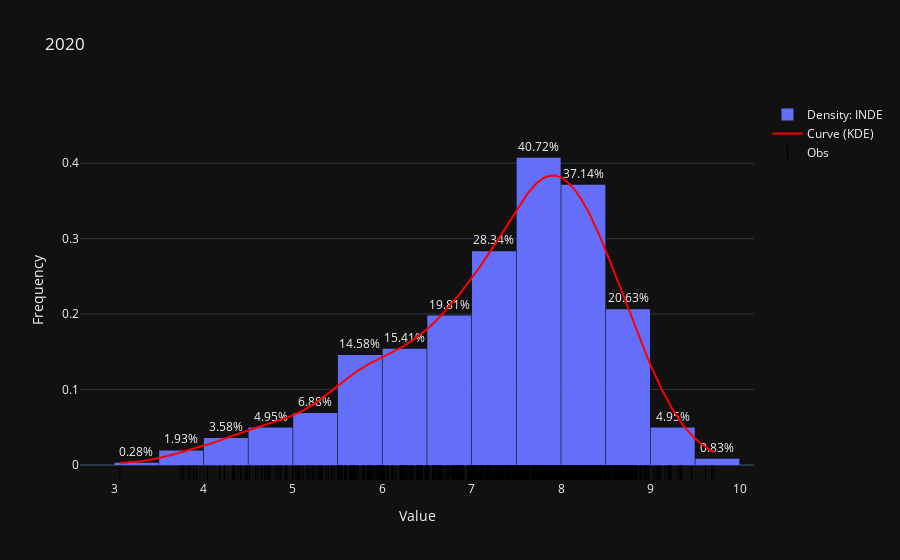

Write notebook code for a chart like this one.
### Code cell
plot_histograma(df_2020_cleaned, 'INDE', 2020)

### Figure 1 — Plotly figure (JSON) as saved in the notebook; plotly's stock layout.template omitted (floating-point values rounded to 4 significant figures; data arrays with more than 128 entries replaced by an {"elided": "..."} marker saying what was removed)
{"data": [{"histnorm": "probability density", "name": "Density: INDE", "nbinsx": 20, "x": {"elided": "727 float values"}, "type": "histogram", "textposition": "outside", "texttemplate": "%{y:.2%}"}, {"line": {"color": "red"}, "mode": "lines", "name": "Curve (KDE)", "x": {"elided": "1000 float values"}, "y": {"elided": "1000 float values"}, "type": "scatter"}, {"marker": {"color": "black", "size": 10, "symbol": "line-ns-open"}, "mode": "markers", "name": "Obs", "x": {"elided": "727 float values"}, "y": {"elided": "727 float values"}, "type": "scatter"}], "layout": {"yaxis": {"title": {"text": "Frequency"}, "range": [-0.02, 0.4838]}, "uniformtext": {"mode": "hide"}, "title": {"text": "2020"}, "xaxis": {"title": {"text": "Value"}}, "bargap": 0.015}}
